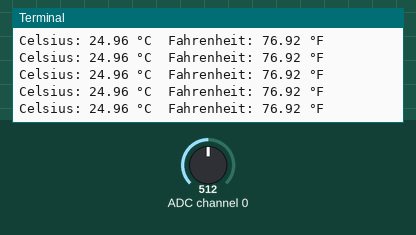
Bench run of a program on a simulated Raspberry Pi (BCM pin numbers). Shown: the last lines printed to the terminal. The test bench sets the inputs (shaded band); at power-on: ADC channel 0 = 512 (analog values on the 0–1023 scale).

Above: at 1.2 s.
1.3 s: ADC channel 0 set to 716
At 1.56 s:
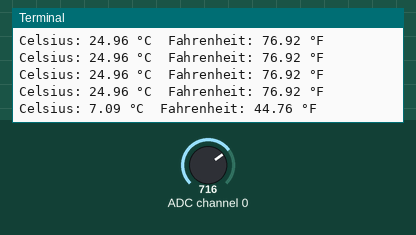
2.8 s: ADC channel 0 set to 900
At 2.96 s:
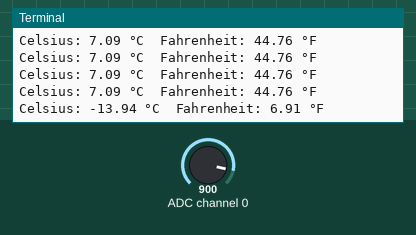
Timing chart, 0 to 5.8 s (numbered marks = the images above; inputs shaded):
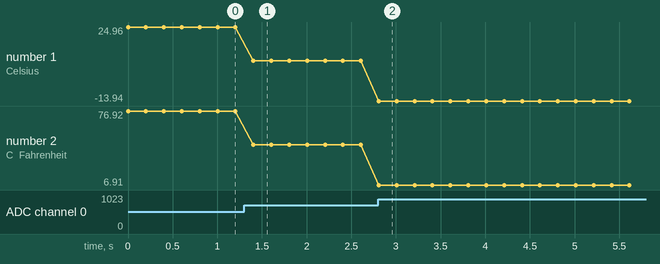

The program:

2.2.2-2_Thermistor_zero.py
```python
#!/usr/bin/env python3
# -*- coding: utf-8 -*-

import spidev
import time
import math

# Initialize SPI for MCP3008 (Bus 0, CE0)
spi = spidev.SpiDev()
spi.open(0, 0)  # Bus 0, Device 0 (CE0)
spi.max_speed_hz = 1000000  # 1 MHz

def read_adc(channel):
    """
    Read analog value from MCP3008 channel (0–7)
    """
    if channel < 0 or channel > 7:
        return -1
    # MCP3008 communication format
    adc = spi.xfer2([1, (8 + channel) << 4, 0])
    value = ((adc[1] & 0x03) << 8) | adc[2]
    return value

try:
    while True:
        # Read analog value from CH0 of MCP3008
        analogVal = read_adc(0)

        # Convert to voltage (3.3V reference)
        Vr = 3.3 * analogVal / 1023.0

        # Calculate thermistor resistance
        Rt = 10000.0 * Vr / (3.3 - Vr)

        # Calculate temperature in Kelvin using the Steinhart–Hart approximation
        tempK = 1.0 / (((math.log(Rt / 10000.0)) / 3950.0) + (1.0 / (273.15 + 25.0)))

        # Convert to Celsius and Fahrenheit
        Cel = tempK - 273.15
        Fah = Cel * 1.8 + 32

        # Print the temperature
        print('Celsius: %.2f °C  Fahrenheit: %.2f °F' % (Cel, Fah))

        # Wait before next reading
        time.sleep(0.2)

except KeyboardInterrupt:
    spi.close()
```

Measured:
- after the input at 1.3 s, the terminal: prints a new line after 0.10 s (image 1)
- after the input at 2.8 s, the terminal: prints a new line at once (image 2)
- plotted number 1: 24.96 → 7.09 after the input at 1.3 s, 7.09 → -13.94 after the input at 2.8 s
- plotted number 2: 76.92 → 44.76 after the input at 1.3 s, 44.76 → 6.91 after the input at 2.8 s
